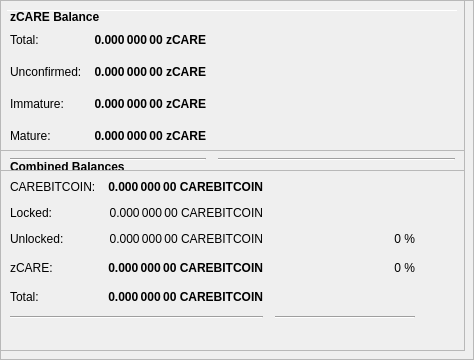
        <widget class="QFrame" name="frameObfuscation">
         <property name="minimumSize">
          <size>
           <width>0</width>
           <height>350</height>
          </size>
         </property>
         <property name="layoutDirection">
          <enum>Qt::LeftToRight</enum>
         </property>
         <property name="frameShape">
          <enum>QFrame::StyledPanel</enum>
         </property>
         <property name="frameShadow">
          <enum>QFrame::Raised</enum>
         </property>
         <widget class="QPushButton" name="runAutoDenom">
          <property name="geometry">
           <rect>
            <x>251</x>
            <y>17</y>
            <width>1</width>
            <height>1</height>
           </rect>
          </property>
          <property name="palette">
           <palette>
            <active>
             <colorrole role="WindowText">
              <brush brushstyle="SolidPattern">
               <color alpha="255">
                <red>0</red>
                <green>0</green>
                <blue>0</blue>
               </color>
              </brush>
             </colorrole>
             <colorrole role="Button">
              <brush brushstyle="SolidPattern">
               <color alpha="255">
                <red>239</red>
                <green>238</green>
                <blue>238</blue>
               </color>
              </brush>
             </colorrole>
             <colorrole role="Light">
              <brush brushstyle="SolidPattern">
               <color alpha="255">
                <red>255</red>
                <green>255</green>
                <blue>255</blue>
               </color>
              </brush>
             </colorrole>
             <colorrole role="Midlight">
              <brush brushstyle="SolidPattern">
               <color alpha="255">
                <red>247</red>
                <green>246</green>
                <blue>246</blue>
               </color>
              </brush>
             </colorrole>
             <colorrole role="Dark">
              <brush brushstyle="SolidPattern">
               <color alpha="255">
                <red>119</red>
                <green>119</green>
                <blue>119</blue>
               </color>
              </brush>
             </colorrole>
             <colorrole role="Mid">
              <brush brushstyle="SolidPattern">
               <color alpha="255">
                <red>159</red>
                <green>159</green>
                <blue>159</blue>
               </color>
              </brush>
             </colorrole>
             <colorrole role="Text">
              <brush brushstyle="SolidPattern">
               <color alpha="255">
                <red>0</red>
                <green>0</green>
                <blue>0</blue>
               </color>
              </brush>
             </colorrole>
             <colorrole role="BrightText">
              <brush brushstyle="SolidPattern">
               <color alpha="255">
                <red>255</red>
                <green>255</green>
                <blue>255</blue>
               </color>
              </brush>
             </colorrole>
             <colorrole role="ButtonText">
              <brush brushstyle="SolidPattern">
               <color alpha="255">
                <red>0</red>
                <green>0</green>
                <blue>0</blue>
               </color>
              </brush>
             </colorrole>
             <colorrole role="Base">
              <brush brushstyle="SolidPattern">
               <color alpha="255">
                <red>255</red>
                <green>255</green>
                <blue>255</blue>
               </color>
              </brush>
             </colorrole>
             <colorrole role="Window">
              <brush brushstyle="SolidPattern">
               <color alpha="255">
                <red>239</red>
                <green>238</green>
                <blue>238</blue>
               </color>
              </brush>
             </colorrole>
             <colorrole role="Shadow">
              <brush brushstyle="SolidPattern">
               <color alpha="255">
                <red>0</red>
                <green>0</green>
                <blue>0</blue>
               </color>
              </brush>
             </colorrole>
             <colorrole role="AlternateBase">
              <brush brushstyle="SolidPattern">
               <color alpha="255">
                <red>247</red>
                <green>246</green>
                <blue>246</blue>
               </color>
              </brush>
             </colorrole>
             <colorrole role="ToolTipBase">
              <brush brushstyle="SolidPattern">
               <color alpha="255">
                <red>255</red>
                <green>255</green>
                <blue>220</blue>
               </color>
              </brush>
             </colorrole>
             <colorrole role="ToolTipText">
              <brush brushstyle="SolidPattern">
               <color alpha="255">
                <red>0</red>
                <green>0</green>
                <blue>0</blue>
               </color>
              </brush>
             </colorrole>
            </active>
            <inactive>
             <colorrole role="WindowText">
              <brush brushstyle="SolidPattern">
               <color alpha="255">
                <red>0</red>
                <green>0</green>
                <blue>0</blue>
               </color>
              </brush>
             </colorrole>
             <colorrole role="Button">
              <brush brushstyle="SolidPattern">
               <color alpha="255">
                <red>239</red>
                <green>238</green>
                <blue>238</blue>
               </color>
              </brush>
             </colorrole>
             <colorrole role="Light">
              <brush brushstyle="SolidPattern">
               <color alpha="255">
                <red>255</red>
                <green>255</green>
                <blue>255</blue>
               </color>
              </brush>
             </colorrole>
             <colorrole role="Midlight">
              <brush brushstyle="SolidPattern">
               <color alpha="255">
                <red>247</red>
                <green>246</green>
                <blue>246</blue>
               </color>
              </brush>
             </colorrole>
             <colorrole role="Dark">
              <brush brushstyle="SolidPattern">
               <color alpha="255">
                <red>119</red>
                <green>119</green>
                <blue>119</blue>
               </color>
              </brush>
             </colorrole>
             <colorrole role="Mid">
              <brush brushstyle="SolidPattern">
               <color alpha="255">
                <red>159</red>
                <green>159</green>
                <blue>159</blue>
               </color>
              </brush>
             </colorrole>
             <colorrole role="Text">
              <brush brushstyle="SolidPattern">
               <color alpha="255">
                <red>0</red>
                <green>0</green>
                <blue>0</blue>
               </color>
              </brush>
             </colorrole>
             <colorrole role="BrightText">
              <brush brushstyle="SolidPattern">
               <color alpha="255">
                <red>255</red>
                <green>255</green>
                <blue>255</blue>
               </color>
              </brush>
             </colorrole>
             <colorrole role="ButtonText">
              <brush brushstyle="SolidPattern">
               <color alpha="255">
                <red>0</red>
                <green>0</green>
                <blue>0</blue>
               </color>
              </brush>
             </colorrole>
             <colorrole role="Base">
              <brush brushstyle="SolidPattern">
               <color alpha="255">
                <red>255</red>
                <green>255</green>
                <blue>255</blue>
               </color>
              </brush>
             </colorrole>
             <colorrole role="Window">
              <brush brushstyle="SolidPattern">
               <color alpha="255">
                <red>239</red>
                <green>238</green>
                <blue>238</blue>
               </color>
              </brush>
             </colorrole>
             <colorrole role="Shadow">
              <brush brushstyle="SolidPattern">
               <color alpha="255">
                <red>0</red>
                <green>0</green>
                <blue>0</blue>
               </color>
              </brush>
             </colorrole>
             <colorrole role="AlternateBase">
              <brush brushstyle="SolidPattern">
               <color alpha="255">
                <red>247</red>
                <green>246</green>
                <blue>246</blue>
               </color>
              </brush>
             </colorrole>
             <colorrole role="ToolTipBase">
              <brush brushstyle="SolidPattern">
               <color alpha="255">
                <red>255</red>
                <green>255</green>
                <blue>220</blue>
               </color>
              </brush>
             </colorrole>
             <colorrole role="ToolTipText">
              <brush brushstyle="SolidPattern">
               <color alpha="255">
                <red>0</red>
                <green>0</green>
                <blue>0</blue>
               </color>
              </brush>
             </colorrole>
            </inactive>
            <disabled>
             <colorrole role="WindowText">
              <brush brushstyle="SolidPattern">
               <color alpha="255">
                <red>119</red>
                <green>119</green>
                <blue>119</blue>
               </color>
              </brush>
             </colorrole>
             <colorrole role="Button">
              <brush brushstyle="SolidPattern">
               <color alpha="255">
                <red>239</red>
                <green>238</green>
                <blue>238</blue>
               </color>
              </brush>
             </colorrole>
             <colorrole role="Light">
              <brush brushstyle="SolidPattern">
               <color alpha="255">
                <red>255</red>
                <green>255</green>
                <blue>255</blue>
               </color>
              </brush>
             </colorrole>
             <colorrole role="Midlight">
              <brush brushstyle="SolidPattern">
               <color alpha="255">
                <red>247</red>
                <green>246</green>
                <blue>246</blue>
               </color>
              </brush>
             </colorrole>
             <colorrole role="Dark">
              <brush brushstyle="SolidPattern">
               <color alpha="255">
                <red>119</red>
                <green>119</green>
                <blue>119</blue>
               </color>
              </brush>
             </colorrole>
             <colorrole role="Mid">
              <brush brushstyle="SolidPattern">
               <color alpha="255">
                <red>159</red>
                <green>159</green>
                <blue>159</blue>
               </color>
              </brush>
             </colorrole>
             <colorrole role="Text">
              <brush brushstyle="SolidPattern">
               <color alpha="255">
                <red>119</red>
                <green>119</green>
                <blue>119</blue>
               </color>
              </brush>
             </colorrole>
             <colorrole role="BrightText">
              <brush brushstyle="SolidPattern">
               <color alpha="255">
                <red>255</red>
                <green>255</green>
                <blue>255</blue>
               </color>
              </brush>
             </colorrole>
             <colorrole role="ButtonText">
              <brush brushstyle="SolidPattern">
               <color alpha="255">
                <red>119</red>
                <green>119</green>
                <blue>119</blue>
               </color>
              </brush>
             </colorrole>
             <colorrole role="Base">
              <brush brushstyle="SolidPattern">
               <color alpha="255">
                <red>239</red>
                <green>238</green>
                <blue>238</blue>
               </color>
              </brush>
             </colorrole>
             <colorrole role="Window">
              <brush brushstyle="SolidPattern">
               <color alpha="255">
                <red>239</red>
                <green>238</green>
                <blue>238</blue>
               </color>
              </brush>
             </colorrole>
             <colorrole role="Shadow">
              <brush brushstyle="SolidPattern">
               <color alpha="255">
                <red>0</red>
                <green>0</green>
                <blue>0</blue>
               </color>
              </brush>
             </colorrole>
             <colorrole role="AlternateBase">
              <brush brushstyle="SolidPattern">
               <color alpha="255">
                <red>239</red>
                <green>238</green>
                <blue>238</blue>
               </color>
              </brush>
             </colorrole>
             <colorrole role="ToolTipBase">
              <brush brushstyle="SolidPattern">
               <color alpha="255">
                <red>255</red>
                <green>255</green>
                <blue>220</blue>
               </color>
              </brush>
             </colorrole>
             <colorrole role="ToolTipText">
              <brush brushstyle="SolidPattern">
               <color alpha="255">
                <red>0</red>
                <green>0</green>
                <blue>0</blue>
               </color>
              </brush>
             </colorrole>
            </disabled>
           </palette>
          </property>
          <property name="focusPolicy">
           <enum>Qt::NoFocus</enum>
          </property>
          <property name="autoFillBackground">
           <bool>true</bool>
          </property>
          <property name="text">
           <string/>
          </property>
          <property name="flat">
           <bool>true</bool>
          </property>
         </widget>
         <widget class="Line" name="line">
          <property name="geometry">
           <rect>
            <x>7</x>
            <y>10</y>
            <width>451</width>
            <height>1</height>
           </rect>
          </property>
          <property name="orientation">
           <enum>Qt::Horizontal</enum>
          </property>
         </widget>
         <widget class="QFrame" name="frame_3">
          <property name="geometry">
           <rect>
            <x>0</x>
            <y>150</y>
            <width>465</width>
            <height>201</height>
           </rect>
          </property>
          <property name="frameShape">
           <enum>QFrame::StyledPanel</enum>
          </property>
          <property name="frameShadow">
           <enum>QFrame::Raised</enum>
          </property>
          <layout class="QVBoxLayout" name="verticalLayout_5">
           <item>
            <layout class="QHBoxLayout" name="horizontalLayout_5" stretch="0">
             <item>
              <widget class="QLabel" name="label_5z">
               <property name="maximumSize">
                <size>
                 <width>16777215</width>
                 <height>20</height>
                </size>
               </property>
               <property name="font">
                <font>
                 <weight>75</weight>
                 <bold>true</bold>
                </font>
               </property>
               <property name="toolTip">
                <string>Combined Balances (including unconfirmed and immature coins)</string>
               </property>
               <property name="text">
                <string>&lt;html&gt;&lt;head/&gt;&lt;body&gt;&lt;p&gt;Combined Balances&lt;/p&gt;&lt;/body&gt;&lt;/html&gt;</string>
               </property>
              </widget>
             </item>
            </layout>
           </item>
           <item>
            <layout class="QGridLayout" name="gridLayout_3">
             <property name="spacing">
              <number>12</number>
             </property>
             <item row="7" column="0" colspan="2">
              <widget class="Line" name="lineSpendableBalance_3">
               <property name="orientation">
                <enum>Qt::Horizontal</enum>
               </property>
              </widget>
             </item>
             <item row="7" column="2">
              <widget class="Line" name="lineWatchBalance_3">
               <property name="sizePolicy">
                <sizepolicy hsizetype="Preferred" vsizetype="Fixed">
                 <horstretch>0</horstretch>
                 <verstretch>0</verstretch>
                </sizepolicy>
               </property>
               <property name="minimumSize">
                <size>
                 <width>140</width>
                 <height>0</height>
                </size>
               </property>
               <property name="orientation">
                <enum>Qt::Horizontal</enum>
               </property>
              </widget>
             </item>
             <item row="4" column="1">
              <widget class="QLabel" name="labelzBalancez">
               <property name="font">
                <font>
                 <weight>75</weight>
                 <bold>true</bold>
                </font>
               </property>
               <property name="cursor">
                <cursorShape>IBeamCursor</cursorShape>
               </property>
               <property name="toolTip">
                <string>Total of transactions that have yet to be confirmed, and do not yet count toward the spendable balance</string>
               </property>
               <property name="text">
                <string notr="true">0.000 000 00 CAREBITCOIN</string>
               </property>
               <property name="alignment">
                <set>Qt::AlignRight|Qt::AlignTrailing|Qt::AlignVCenter</set>
               </property>
               <property name="textInteractionFlags">
                <set>Qt::LinksAccessibleByMouse|Qt::TextSelectableByKeyboard|Qt::TextSelectableByMouse</set>
               </property>
              </widget>
             </item>
             <item row="6" column="1">
              <widget class="QLabel" name="labelTotalz">
               <property name="font">
                <font>
                 <weight>75</weight>
                 <bold>true</bold>
                </font>
               </property>
               <property name="cursor">
                <cursorShape>IBeamCursor</cursorShape>
               </property>
               <property name="toolTip">
                <string>Total Balance, including unconfirmed and immature coins.</string>
               </property>
               <property name="text">
                <string notr="true">0.000 000 00 CAREBITCOIN</string>
               </property>
               <property name="alignment">
                <set>Qt::AlignRight|Qt::AlignTrailing|Qt::AlignVCenter</set>
               </property>
               <property name="textInteractionFlags">
                <set>Qt::LinksAccessibleByMouse|Qt::TextSelectableByKeyboard|Qt::TextSelectableByMouse</set>
               </property>
              </widget>
             </item>
             <item row="4" column="3">
              <spacer name="horizontalSpacer_6">
               <property name="orientation">
                <enum>Qt::Horizontal</enum>
               </property>
               <property name="sizeHint" stdset="0">
                <size>
                 <width>40</width>
                 <height>20</height>
                </size>
               </property>
              </spacer>
             </item>
             <item row="6" column="0">
              <widget class="QLabel" name="labelTotalTextz">
               <property name="text">
                <string>Total:</string>
               </property>
              </widget>
             </item>
             <item row="1" column="0">
              <widget class="QLabel" name="labelBalanceTextz">
               <property name="text">
                <string>CAREBITCOIN:</string>
               </property>
              </widget>
             </item>
             <item row="1" column="1">
              <widget class="QLabel" name="labelBalancez">
               <property name="font">
                <font>
                 <weight>75</weight>
                 <bold>true</bold>
                </font>
               </property>
               <property name="cursor">
                <cursorShape>IBeamCursor</cursorShape>
               </property>
               <property name="toolTip">
                <string>Your current spendable balance</string>
               </property>
               <property name="text">
                <string notr="true">0.000 000 00 CAREBITCOIN</string>
               </property>
               <property name="alignment">
                <set>Qt::AlignRight|Qt::AlignTrailing|Qt::AlignVCenter</set>
               </property>
               <property name="textInteractionFlags">
                <set>Qt::LinksAccessibleByMouse|Qt::TextSelectableByKeyboard|Qt::TextSelectableByMouse</set>
               </property>
              </widget>
             </item>
             <item row="4" column="0">
              <widget class="QLabel" name="labelzBalanceTextz">
               <property name="toolTip">
                <string/>
               </property>
               <property name="text">
                <string>zCARE:</string>
               </property>
              </widget>
             </item>
             <item row="4" column="2">
              <widget class="QLabel" name="labelzCAREPercent">
               <property name="toolTip">
                <string>Current percentage of zCARE.
If AutoMint is enabled this percentage will settle around the configured AutoMint percentage (default = 10%)</string>
               </property>
               <property name="text">
                <string>0 %</string>
               </property>
               <property name="alignment">
                <set>Qt::AlignRight|Qt::AlignTrailing|Qt::AlignVCenter</set>
               </property>
              </widget>
             </item>
             <item row="6" column="2">
              <widget class="QLabel" name="label100Percent">
               <property name="text">
                <string/>
               </property>
               <property name="alignment">
                <set>Qt::AlignRight|Qt::AlignTrailing|Qt::AlignVCenter</set>
               </property>
              </widget>
             </item>
             <item row="2" column="1">
              <widget class="QLabel" name="labelLockedBalance">
               <property name="toolTip">
                <string>Locked CAREBITCOIN or Masternode collaterals. These are excluded from zCARE minting.</string>
               </property>
               <property name="text">
                <string>0.000 000 00 CAREBITCOIN</string>
               </property>
               <property name="alignment">
                <set>Qt::AlignRight|Qt::AlignTrailing|Qt::AlignVCenter</set>
               </property>
              </widget>
             </item>
             <item row="2" column="0">
              <widget class="QLabel" name="labelLockedBalanceText">
               <property name="toolTip">
                <string>Locked CAREBITCOIN or Masternode collaterals. These are excluded from zCARE minting.</string>
               </property>
               <property name="text">
                <string>Locked:</string>
               </property>
              </widget>
             </item>
             <item row="3" column="0">
              <widget class="QLabel" name="labelUnLockedBalanceText">
               <property name="toolTip">
                <string>Unlocked CAREBITCOINs. These can be used for zCARE minting.</string>
               </property>
               <property name="text">
                <string>Unlocked:</string>
               </property>
              </widget>
             </item>
             <item row="3" column="1">
              <widget class="QLabel" name="labelUnLockedBalance">
               <property name="toolTip">
                <string>Unlocked CAREBITCOINs. These can be used for zCARE minting.</string>
               </property>
               <property name="text">
                <string>0.000 000 00 CAREBITCOIN</string>
               </property>
               <property name="alignment">
                <set>Qt::AlignRight|Qt::AlignTrailing|Qt::AlignVCenter</set>
               </property>
              </widget>
             </item>
             <item row="3" column="2">
              <widget class="QLabel" name="labelCAREBITCOINPercent">
               <property name="text">
                <string>0 %</string>
               </property>
               <property name="alignment">
                <set>Qt::AlignRight|Qt::AlignTrailing|Qt::AlignVCenter</set>
               </property>
              </widget>
             </item>
            </layout>
           </item>
           <item>
            <spacer name="verticalSpacer">
             <property name="orientation">
              <enum>Qt::Vertical</enum>
             </property>
             <property name="sizeHint" stdset="0">
              <size>
               <width>20</width>
               <height>40</height>
              </size>
             </property>
            </spacer>
           </item>
          </layout>
         </widget>
         <widget class="QFrame" name="frame_4">
          <property name="geometry">
           <rect>
            <x>0</x>
            <y>0</y>
            <width>465</width>
            <height>171</height>
           </rect>
          </property>
          <property name="frameShape">
           <enum>QFrame::StyledPanel</enum>
          </property>
          <property name="frameShadow">
           <enum>QFrame::Raised</enum>
          </property>
          <layout class="QVBoxLayout" name="verticalLayout_7">
           <item>
            <layout class="QHBoxLayout" name="horizontalLayout_8" stretch="0">
             <item>
              <widget class="QLabel" name="label_5z_3">
               <property name="maximumSize">
                <size>
                 <width>16777215</width>
                 <height>20</height>
                </size>
               </property>
               <property name="font">
                <font>
                 <weight>75</weight>
                 <bold>true</bold>
                </font>
               </property>
               <property name="text">
                <string>zCARE Balance</string>
               </property>
              </widget>
             </item>
            </layout>
           </item>
           <item>
            <layout class="QGridLayout" name="gridLayout_5">
             <property name="spacing">
              <number>12</number>
             </property>
             <item row="4" column="0">
              <widget class="QLabel" name="labelzBalanceMatureText">
               <property name="toolTip">
                <string>Mature: more than 20 confirmation and more than 1 mints of the same denomination after it was minted.
These zCARE are spendable.</string>
               </property>
               <property name="text">
                <string>Mature:</string>
               </property>
              </widget>
             </item>
             <item row="5" column="0" colspan="2">
              <widget class="Line" name="lineSpendableBalance_5">
               <property name="orientation">
                <enum>Qt::Horizontal</enum>
               </property>
              </widget>
             </item>
             <item row="1" column="1">
              <widget class="QLabel" name="labelzBalance">
               <property name="font">
                <font>
                 <weight>75</weight>
                 <bold>true</bold>
                </font>
               </property>
               <property name="cursor">
                <cursorShape>IBeamCursor</cursorShape>
               </property>
               <property name="toolTip">
                <string>All available zCARE, unconfirmed and immature zCARE included.</string>
               </property>
               <property name="text">
                <string notr="true">0.000 000 00 zCARE</string>
               </property>
               <property name="alignment">
                <set>Qt::AlignRight|Qt::AlignTrailing|Qt::AlignVCenter</set>
               </property>
               <property name="textInteractionFlags">
                <set>Qt::LinksAccessibleByMouse|Qt::TextSelectableByKeyboard|Qt::TextSelectableByMouse</set>
               </property>
              </widget>
             </item>
             <item row="5" column="2">
              <widget class="Line" name="lineWatchBalance_5">
               <property name="sizePolicy">
                <sizepolicy hsizetype="Preferred" vsizetype="Fixed">
                 <horstretch>0</horstretch>
                 <verstretch>0</verstretch>
                </sizepolicy>
               </property>
               <property name="minimumSize">
                <size>
                 <width>140</width>
                 <height>0</height>
                </size>
               </property>
               <property name="orientation">
                <enum>Qt::Horizontal</enum>
               </property>
              </widget>
             </item>
             <item row="1" column="0">
              <widget class="QLabel" name="labelzBalanceText">
               <property name="toolTip">
                <string>All available zCARE, unconfirmed and immature zCARE included.</string>
               </property>
               <property name="text">
                <string>Total:</string>
               </property>
              </widget>
             </item>
             <item row="1" column="2">
              <spacer name="horizontalSpacer_8">
               <property name="orientation">
                <enum>Qt::Horizontal</enum>
               </property>
               <property name="sizeHint" stdset="0">
                <size>
                 <width>40</width>
                 <height>20</height>
                </size>
               </property>
              </spacer>
             </item>
             <item row="4" column="2">
              <spacer name="horizontalSpacer_4">
               <property name="orientation">
                <enum>Qt::Horizontal</enum>
               </property>
               <property name="sizeHint" stdset="0">
                <size>
                 <width>40</width>
                 <height>20</height>
                </size>
               </property>
              </spacer>
             </item>
             <item row="4" column="1">
              <widget class="QLabel" name="labelzBalanceMature">
               <property name="font">
                <font>
                 <weight>75</weight>
                 <bold>true</bold>
                </font>
               </property>
               <property name="toolTip">
                <string>Mature: more than 20 confirmation and more than 1 mints of the same denomination after it was minted.
These zCARE are spendable.</string>
               </property>
               <property name="text">
                <string>0.000 000 00 zCARE</string>
               </property>
               <property name="alignment">
                <set>Qt::AlignRight|Qt::AlignTrailing|Qt::AlignVCenter</set>
               </property>
              </widget>
             </item>
             <item row="2" column="0">
              <widget class="QLabel" name="labelzBalanceUnconfirmedText">
               <property name="toolTip">
                <string>Unconfirmed: less than 20 confirmations
Immature: confirmed, but less than 1 mints of the same denomination after it was minted</string>
               </property>
               <property name="text">
                <string>Unconfirmed:</string>
               </property>
              </widget>
             </item>
             <item row="2" column="1">
              <widget class="QLabel" name="labelzBalanceUnconfirmed">
               <property name="font">
                <font>
                 <weight>75</weight>
                 <bold>true</bold>
                </font>
               </property>
               <property name="toolTip">
                <string>Unconfirmed: less than 20 confirmations
Immature: confirmed, but less than 1 mints of the same denomination after it was minted</string>
               </property>
               <property name="text">
                <string>0.000 000 00 zCARE</string>
               </property>
               <property name="alignment">
                <set>Qt::AlignRight|Qt::AlignTrailing|Qt::AlignVCenter</set>
               </property>
              </widget>
             </item>
             <item row="2" column="2">
              <spacer name="horizontalSpacer_5">
               <property name="orientation">
                <enum>Qt::Horizontal</enum>
               </property>
               <property name="sizeHint" stdset="0">
                <size>
                 <width>40</width>
                 <height>20</height>
                </size>
               </property>
              </spacer>
             </item>
             <item row="3" column="0">
              <widget class="QLabel" name="labelzBalanceImmatureText">
               <property name="toolTip">
                <string>Unconfirmed: less than 20 confirmations
Immature: confirmed, but less than 1 mints of the same denomination after it was minted</string>
               </property>
               <property name="text">
                <string>Immature:</string>
               </property>
              </widget>
             </item>
             <item row="3" column="1">
              <widget class="QLabel" name="labelzBalanceImmature">
               <property name="font">
                <font>
                 <weight>75</weight>
                 <bold>true</bold>
                </font>
               </property>
               <property name="toolTip">
                <string>Unconfirmed: less than 20 confirmations
Immature: confirmed, but less than 1 mints of the same denomination after it was minted</string>
               </property>
               <property name="text">
                <string>0.000 000 00 zCARE</string>
               </property>
               <property name="alignment">
                <set>Qt::AlignRight|Qt::AlignTrailing|Qt::AlignVCenter</set>
               </property>
              </widget>
             </item>
             <item row="3" column="2">
              <spacer name="horizontalSpacer_7">
               <property name="orientation">
                <enum>Qt::Horizontal</enum>
               </property>
               <property name="sizeHint" stdset="0">
                <size>
                 <width>40</width>
                 <height>20</height>
                </size>
               </property>
              </spacer>
             </item>
            </layout>
           </item>
          </layout>
         </widget>
        </widget>
